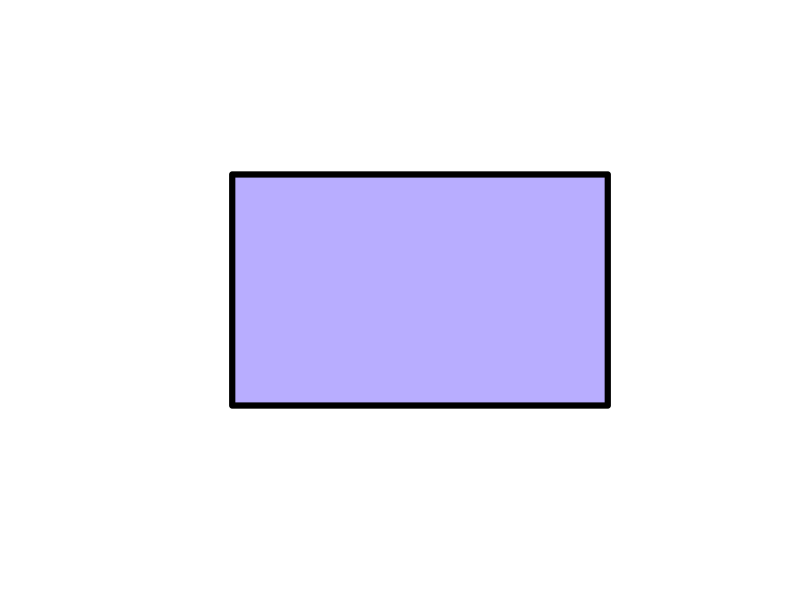
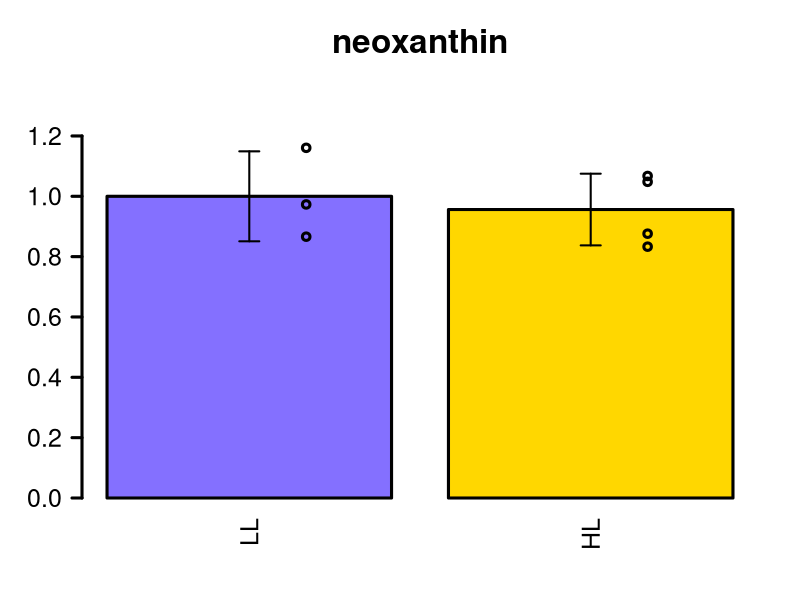
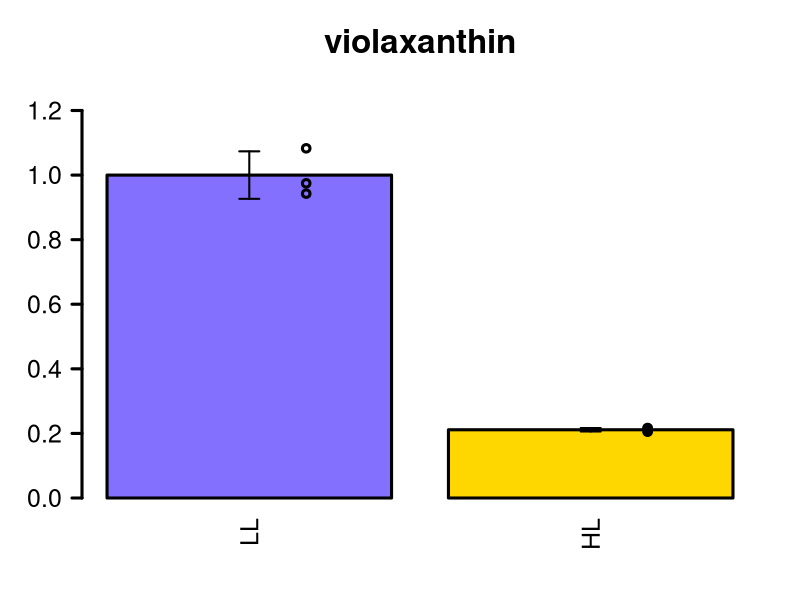
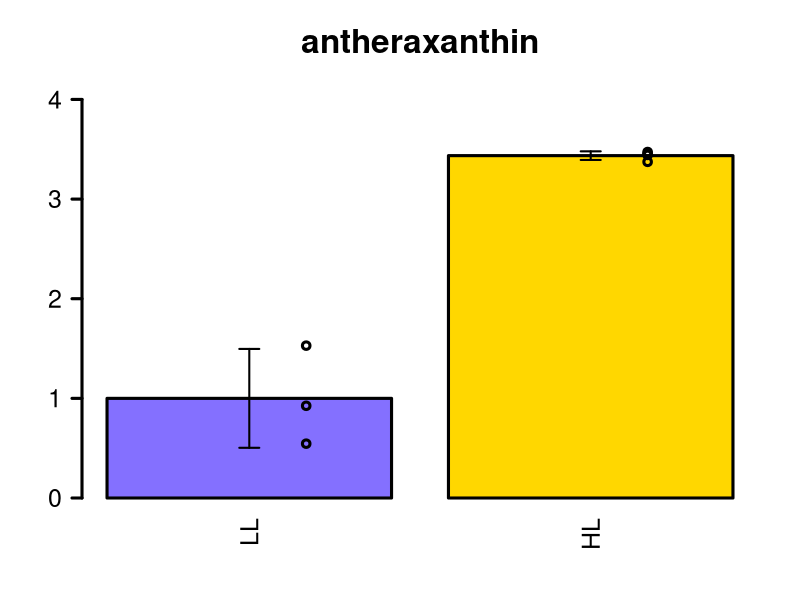
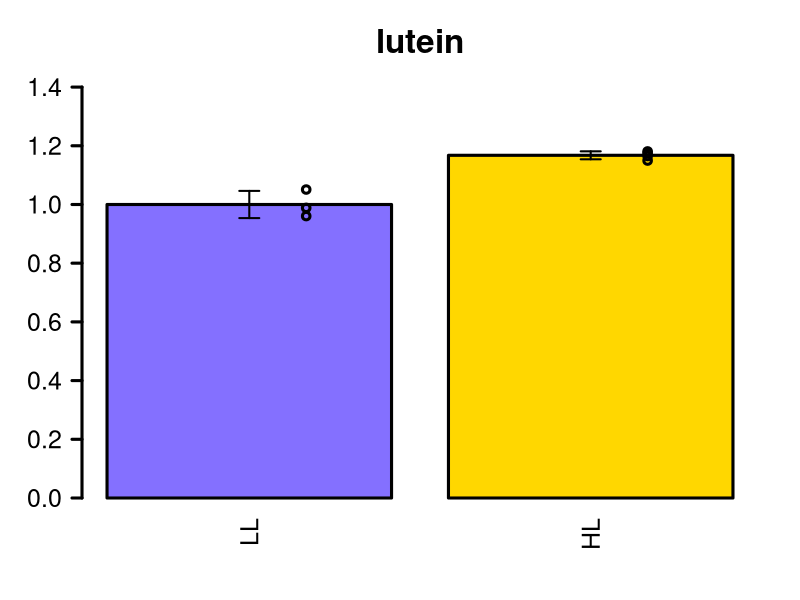
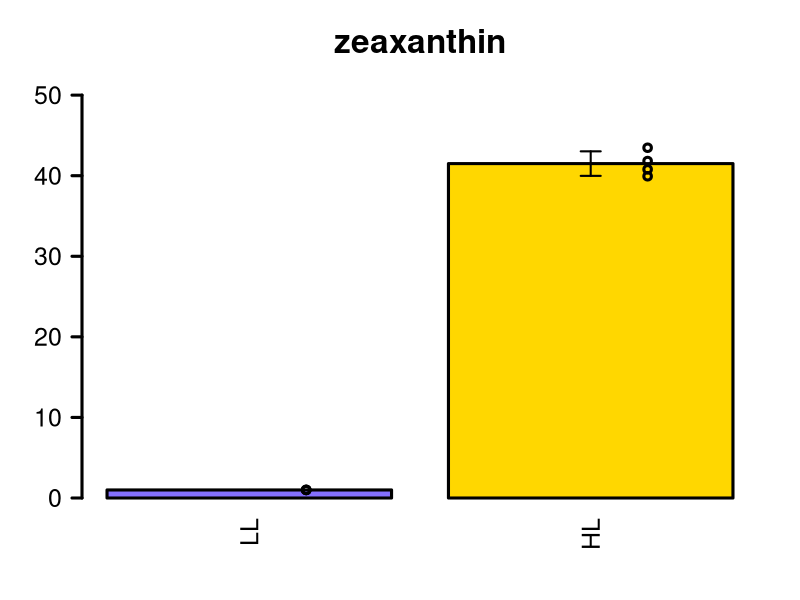
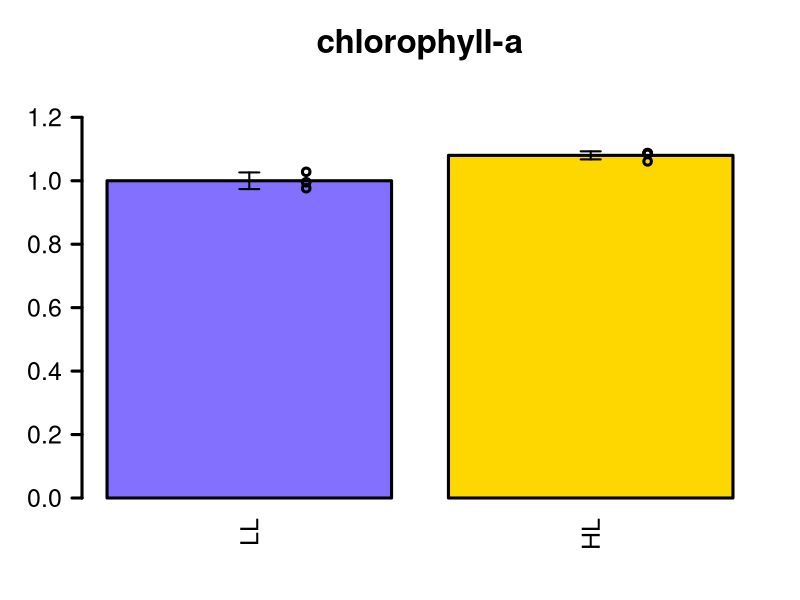
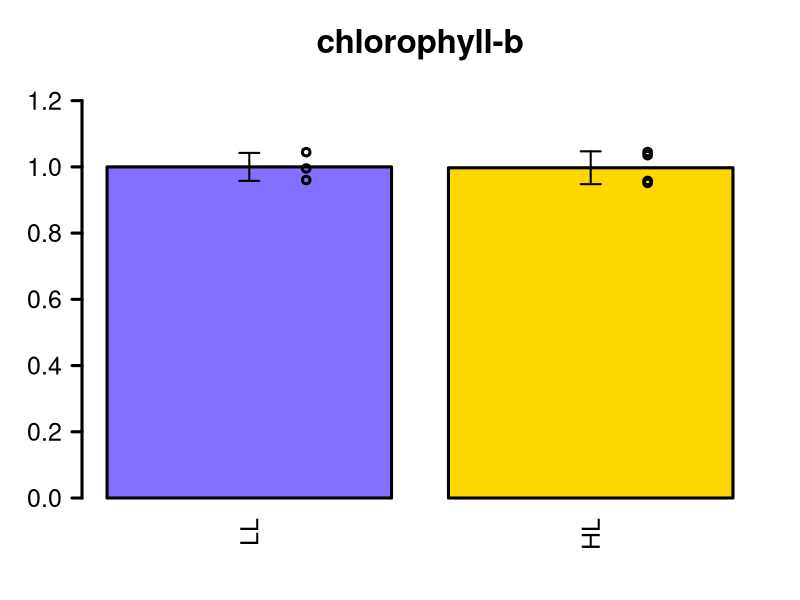

Here is the R script that generated these plots, in order:
gene.expression <- read.table(file = "gene_expression_kleb.tsv", header=T, as.is=T)

gene.expression.HL <- (gene.expression[,"HL_1"] + gene.expression[,"HL_2"])/2
names(gene.expression.HL) <- gene.expression$geneID

mean.expression.HL <- (gene.expression[,"HL_1"] + gene.expression[,"HL_2"])/2
names(mean.expression.HL) <- gene.expression$geneID

mean.expression.LL <- (gene.expression[,"LL_1"] + gene.expression[,"LL_2"])/2
names(mean.expression.LL) <- gene.expression$geneID

heatmap.enzyme.id <- function(gene.id,enzyme.name,gene.expression,precision)
{
  pos.colfunc <- colorRampPalette(c("white","gold"))
  pos.colors <- pos.colfunc(precision)
  
  neg.colfunc <- colorRampPalette(c("white","lightslateblue"))
  neg.colors <- neg.colfunc(precision)
  
  fc.max <- 0
  fc.min <- 20
  
  enzyme.mean.HL <- mean.expression.HL[gene.id]
  enzyme.mean.LL <- mean.expression.LL[gene.id]
  fc <- enzyme.mean.HL/enzyme.mean.LL
  
  if(fc >= 1)
  {
    if(fc >= fc.max)
    {
      fc.max <- fc
    }
    
    if(round(fc*10) < precision)
    {
      cols <- pos.colors[round(fc*10)]
    } else
    {
      cols <- pos.colors[precision]
    }
    
  } else
  {
    if(fc <= fc.min)
    {
      fc.min <- fc
    }
    
    if(round(10/fc) < precision)
    {
      cols <- neg.colors[round(10/fc)]
    } else
    {
      cols <- neg.colors[precision]
    }
    
  }
  plot<-plot(x=0,y=0,col="white",
             axes=F,xlab="",ylab="",
             ylim=c(0,10),xlim=c(0,10))
  
  plot<-polygon(x = c(2,8,8,2),y=c(2,2,8,8),lwd=6,col = cols)
  return(plot)
}

gene.id<- "kfl00001_0850"
gene.name<- "kfl00001_0850"
png(filename =paste(c("heatmap_",gene.name,".png"),collapse=""))
heatmap.enzyme.id(gene.id=gene.id, 
                  enzyme.name = "unknow",  
                  gene.expression=gene.expression,
                  precision=50)
dev.off()


## Carotenoids
carotenoids <- read.table(file="carotenoids_klebsormidium.tsv",header=T,sep="\t",as.is=T)
head(carotenoids)
carotenoids.names <- carotenoids$carotenoid

carotenoids <- carotenoids[,2:ncol(carotenoids)]
rownames(carotenoids) <- carotenoids.names
head(carotenoids)

carotenoids.p.value <- vector(mode = "numeric",length=length(carotenoids.names))
carotenoids.fold.change <- vector(mode = "numeric",length=length(carotenoids.names))

names(carotenoids.p.value) <- carotenoids.names
names(carotenoids.fold.change) <- carotenoids.names

for(i in 1:length(carotenoids.names))
{
  current.carotenoid <- carotenoids.names[i]
  
  hl.1 <- unlist(carotenoids[current.carotenoid,1:4])
  ll.1 <- unlist(carotenoids[current.carotenoid,5:7])
  mean.ll.1 <- mean(ll.1)
  norm.hl.1 <- hl.1/mean.ll.1
  norm.ll.1 <- ll.1/mean.ll.1
  
  norm.ll <- c(norm.ll.1)
  norm.hl <- c(norm.hl.1)
  
  means <- c(mean(norm.ll), mean(norm.hl))
  sds <- c(sd(norm.ll), sd(norm.hl))
  
  if(means[1] > means[2])
  {
    sig <- t.test(x = norm.ll,norm.hl,alternative = "greater")
  } else
  {
    sig <- t.test(x = norm.ll,norm.hl,alternative = "less")
  }
  
  carotenoids.p.value[i] <- sig$p.value
  carotenoids.fold.change[i] <- means[2]/means[1]
  
  png(filename = paste0(current.carotenoid,".png"),width = 300)
  par(lwd=3)
  xpos <- barplot(means,col=c("lightslateblue","gold"),
                  names.arg = c("LL","HL"),las=2,cex.names = 1.5,
                  ylim=c(0,max(means+sds)*1.2),cex.axis = 1.5,lwd=3,
                  main=current.carotenoid,
                  cex.main=2)
  points(x = rep(xpos[1]+0.2,3),y=norm.ll)
  points(x = rep(xpos[2]+0.2,4),y=norm.hl)
  arrows(x0 = xpos,y0 = means + sds, x1 = xpos, y1 = means - sds,length = 0.1,
         code = 3,angle=90,lwd=2)
  dev.off()
}


## Gradient
png(file="scale_klebs")
colfunc<-colorRampPalette(c("lightslateblue","white","gold"))
plot(rep(1,1000),col=(colfunc(1000)), pch=15,cex=20,xlim=c(0,730),axes=F,
     ylab="",xlab="")
dev.off()
